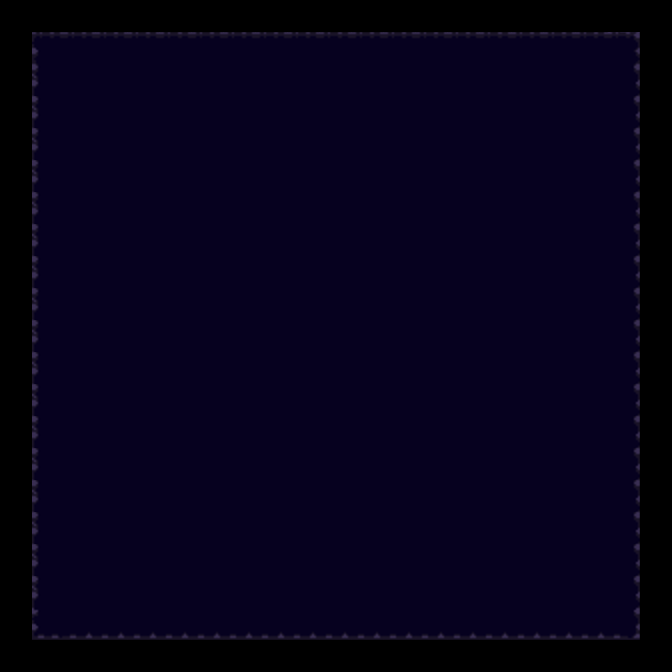

This game map was drawn from its Tiled (.tmx) file and the tilesets committed beside it. A one-line description and the trimmed map source follow:
An orthogonal 21x21 tile map with 32x32 px tiles, 1 tile layer (圖塊層 1) and 118 objects.

<map version="1.8" tiledversion="1.8.4" orientation="orthogonal" renderorder="right-down" width="21" height="21" tilewidth="32" tileheight="32" infinite="0" nextlayerid="3" nextobjectid="151">
 <tileset firstgid="1" source="Hnet.com-image.tsx" />
 <layer id="1" name="圖塊層 1" width="21" height="21">
  <data>[441 cells, 361 non-empty, 9 distinct tile ids]</data>
 </layer>
 <objectgroup id="2" name="物件層 1">
  <object id="1" gid="2" x="32" y="32" width="32" height="32" />
  <object id="2" gid="2" x="64" y="32" width="32" height="32" />
  <object id="3" gid="2" x="96" y="32" width="32" height="32" />
  <object id="4" gid="2" x="128" y="32" width="32" height="32" />
  <object id="5" gid="2" x="160" y="32" width="32" height="32" />
  <object id="6" gid="2" x="192" y="32" width="32" height="32" />
  <object id="7" gid="2" x="224" y="32" width="32" height="32" />
  <object id="8" gid="2" x="256" y="32" width="32" height="32" />
  <object id="9" gid="2" x="288" y="32" width="32" height="32" />
  <object id="10" gid="2" x="320" y="32" width="32" height="32" />
  <object id="11" gid="2" x="384" y="32" width="32" height="32" />
  <object id="12" gid="2" x="352" y="32" width="32" height="32" />
  <object id="13" gid="2" x="416" y="32" width="32" height="32" />
  <object id="14" gid="2" x="448" y="32" width="32" height="32" />
  <object id="15" gid="2" x="480" y="32" width="32" height="32" />
  <object id="16" gid="2" x="512" y="32" width="32" height="32" />
  <object id="17" gid="2" x="544" y="32" width="32" height="32" />
  <object id="18" gid="2" x="576" y="32" width="32" height="32" />
  <object id="19" gid="2" x="608" y="32" width="32" height="32" />
  <object id="20" gid="1" x="0" y="32" width="32" height="32" />
  <object id="21" gid="3" x="640" y="32" width="32" height="32" />
  <object id="22" gid="13" x="0" y="672" width="32" height="32" />
  <object id="23" gid="15" x="640" y="672" width="32" height="32" />
  <object id="24" gid="7" x="0" y="64" width="32" height="32" />
  <object id="25" gid="7" x="0" y="96" width="32" height="32" />
  <object id="26" gid="7" x="0" y="128" width="32" height="32" />
  <object id="27" gid="7" x="0" y="160" width="32" height="32" />
  <object id="28" gid="7" x="0" y="192" width="32" height="32" />
  <object id="29" gid="7" x="0" y="224" width="32" height="32" />
  <object id="30" gid="7" x="0" y="256" width="32" height="32" />
  <object id="31" gid="7" x="0" y="288" width="32" height="32" />
  <object id="32" gid="7" x="0" y="320" width="32" height="32" />
  <object id="33" gid="7" x="0" y="352" width="32" height="32" />
  <object id="34" gid="7" x="0" y="384" width="32" height="32" />
  <object id="35" gid="7" x="0" y="416" width="32" height="32" />
  <object id="36" gid="7" x="0" y="448" width="32" height="32" />
  <object id="37" gid="7" x="0" y="480" width="32" height="32" />
  <object id="38" gid="7" x="0" y="512" width="32" height="32" />
  <object id="39" gid="7" x="0" y="544" width="32" height="32" />
  <object id="40" gid="7" x="0" y="576" width="32" height="32" />
  <object id="41" gid="7" x="0" y="608" width="32" height="32" />
  <object id="42" gid="7" x="0" y="640" width="32" height="32" />
  <object id="43" gid="14" x="32" y="672" width="32" height="32" />
  <object id="44" gid="14" x="64" y="672" width="32" height="32" />
  <object id="45" gid="14" x="96" y="672" width="32" height="32" />
  <object id="46" gid="14" x="128" y="672" width="32" height="32" />
  <object id="47" gid="14" x="160" y="672" width="32" height="32" />
  <object id="48" gid="14" x="192" y="672" width="32" height="32" />
  <object id="49" gid="14" x="224" y="672" width="32" height="32" />
  <object id="50" gid="14" x="256" y="672" width="32" height="32" />
  <object id="51" gid="14" x="288" y="672" width="32" height="32" />
  <object id="52" gid="14" x="320" y="672" width="32" height="32" />
  <object id="53" gid="14" x="352" y="672" width="32" height="32" />
  <object id="54" gid="14" x="384" y="672" width="32" height="32" />
  <object id="55" gid="14" x="416" y="672" width="32" height="32" />
  <object id="56" gid="14" x="448" y="672" width="32" height="32" />
  <object id="57" gid="14" x="480" y="672" width="32" height="32" />
  <object id="58" gid="14" x="512" y="672" width="32" height="32" />
  <object id="59" gid="14" x="544" y="672" width="32" height="32" />
  <object id="60" gid="14" x="576" y="672" width="32" height="32" />
  <object id="61" gid="14" x="608" y="672" width="32" height="32" />
  <object id="62" gid="9" x="640" y="640" width="32" height="32" />
  <object id="63" gid="9" x="640" y="608" width="32" height="32" />
  <object id="64" gid="9" x="640" y="576" width="32" height="32" />
  <object id="65" gid="9" x="640" y="544" width="32" height="32" />
  <object id="66" gid="9" x="640" y="512" width="32" height="32" />
  <object id="67" gid="9" x="640" y="480" width="32" height="32" />
  <object id="68" gid="9" x="640" y="448" width="32" height="32" />
  <object id="69" gid="9" x="640" y="384" width="32" height="32" />
  <object id="70" gid="9" x="640" y="416" width="32" height="32" />
  <object id="71" gid="9" x="640" y="352" width="32" height="32" />
  <object id="72" gid="9" x="640" y="320" width="32" height="32" />
  <object id="73" gid="9" x="640" y="288" width="32" height="32" />
  <object id="74" gid="9" x="640" y="256" width="32" height="32" />
  <object id="75" gid="9" x="640" y="224" width="32" height="32" />
  <object id="76" gid="9" x="640" y="192" width="32" height="32" />
  <object id="77" gid="9" x="640" y="160" width="32" height="32" />
  <object id="78" gid="9" x="640" y="128" width="32" height="32" />
  <object id="79" gid="9" x="640" y="96" width="32" height="32" />
  <object id="80" gid="9" x="640" y="64" width="32" height="32" />
  <object id="107" gid="8" x="96" y="224" width="32" height="32" />
  <object id="108" gid="8" x="96" y="256" width="32" height="32" />
  <object id="109" gid="8" x="96" y="288" width="32" height="32" />
  <object id="110" gid="8" x="96" y="320" width="32" height="32" />
  <object id="111" gid="8" x="96" y="352" width="32" height="32" />
  <object id="112" gid="8" x="96" y="384" width="32" height="32" />
  <object id="113" gid="8" x="96" y="416" width="32" height="32" />
  <object id="114" gid="8" x="128" y="416" width="32" height="32" />
  <object id="115" gid="8" x="160" y="416" width="32" height="32" />
  <object id="116" gid="8" x="192" y="416" width="32" height="32" />
  <object id="120" gid="8" x="256" y="352" width="32" height="32" />
  <object id="121" gid="8" x="256" y="320" width="32" height="32" />
  <object id="122" gid="8" x="256" y="288" width="32" height="32" />
  <object id="123" gid="8" x="288" y="256" width="32" height="32" />
  <object id="124" gid="8" x="320" y="256" width="32" height="32" />
  <object id="128" gid="8" x="352" y="288" width="32" height="32" />
  <object id="129" gid="8" x="352" y="320" width="32" height="32" />
  <object id="130" gid="8" x="352" y="352" width="32" height="32" />
  <object id="131" gid="8" x="288" y="384" width="32" height="32" />
  <object id="132" gid="8" x="320" y="384" width="32" height="32" />
  <object id="133" gid="8" x="544" y="256" width="32" height="32" />
  <object id="134" gid="8" x="512" y="224" width="32" height="32" />
  <object id="135" gid="8" x="480" y="224" width="32" height="32" />
  <object id="136" gid="8" x="448" y="224" width="32" height="32" />
  <object id="137" gid="8" x="416" y="256" width="32" height="32" />
  <object id="138" gid="8" x="416" y="288" width="32" height="32" />
  <object id="139" gid="8" x="416" y="352" width="32" height="32" />
  <object id="140" gid="8" x="416" y="320" width="32" height="32" />
  <object id="141" gid="8" x="416" y="384" width="32" height="32" />
  <object id="142" gid="8" x="448" y="416" width="32" height="32" />
  </objectgroup>
</map>
<!-- 8 of 118 objects omitted -->
